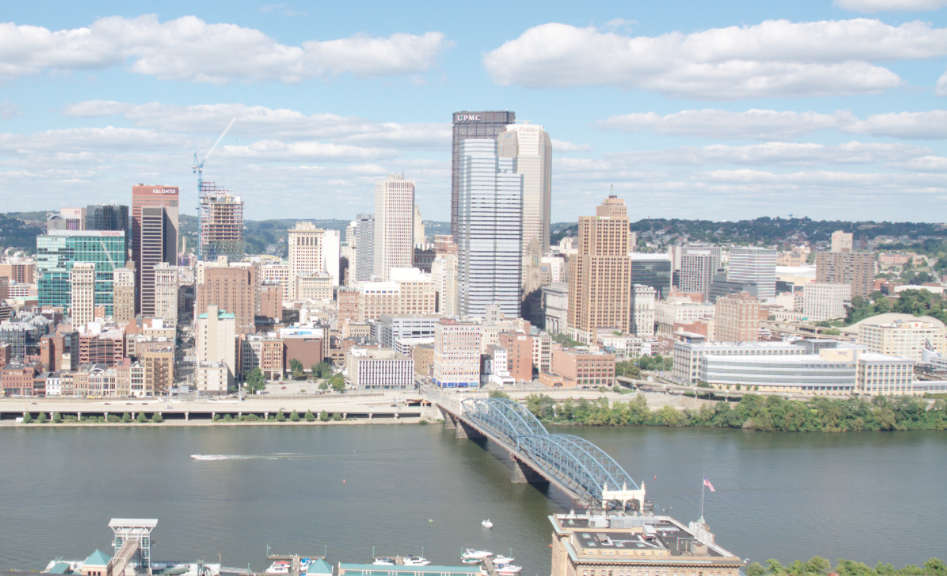
#> input picture hw4/data/incline_L.png, 947 x 576 px
$ jupyter execute --allow-errors q4.ipynb   (text cells are left out)
#> lines starting #> are read from the running program, lines starting #| are printed output that depends on the picture; pictures that were not available may be replaced by others from this repository, and a replacement may not be noted
[cell 1]
# DO NOT MODIFY
import nbimporter
import cv2

import matplotlib.pyplot as plt
import numpy as np

from scipy.ndimage.morphology import distance_transform_edt

from q2 import briefLite,briefMatch,plotMatches
from q3 import computeH_ransac

[cell 2]
# [19 lines left out: function imageStitching, not called in this run]

# # Load the incline images
im1 = cv2.imread("data/incline_L.png")
#> im1 is the input picture: shape (576, 947, 3); mean B, G, R 188.8, 185.2, 178.7
im2 = cv2.imread("data/incline_R.png")
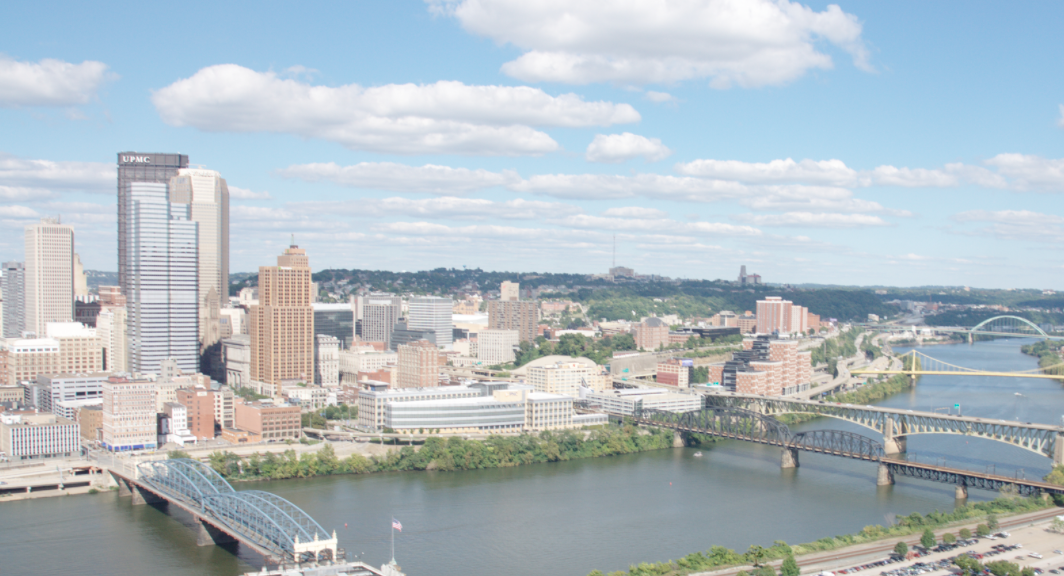
#> input picture hw4/data/incline_R.png, 1064 x 576 px
#> im2 is the input picture: shape (576, 1064, 3); mean B, G, R 195.1, 188.5, 177.3
im1 = cv2.resize(im1, (im2.shape[1], im2.shape[0]))
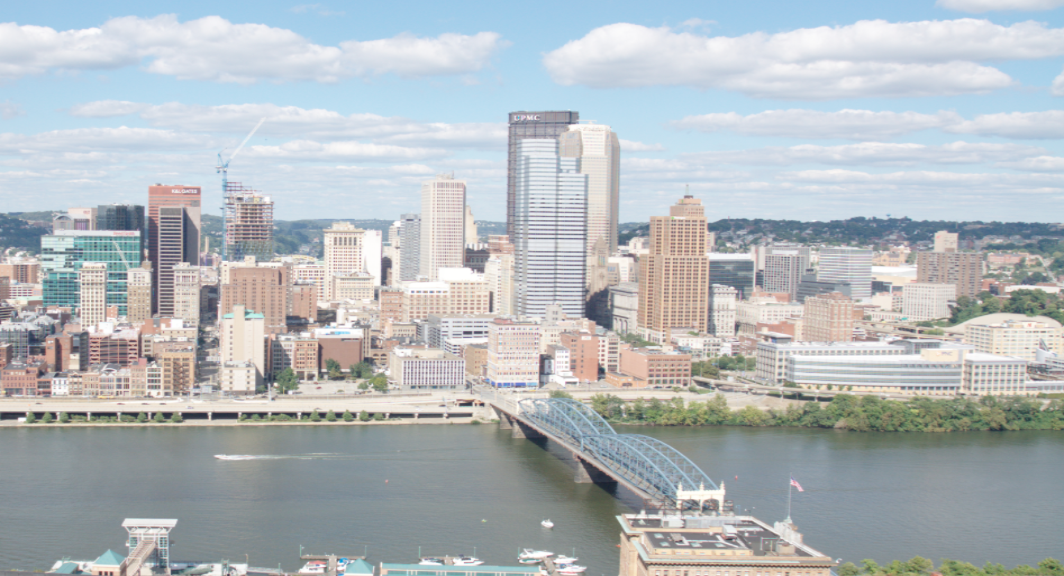
#> im1: shape (576, 1064, 3); mean B, G, R 188.8, 185.2, 178.7

# Find the locations of the feature matches
#> (the rest of this cell did not finish here and is left out)

[cell 3]
# [47 lines left out: function imageStitching_noClip, not called in this run]


# [20 lines of commented-out code are left out]

[cell 4]
def generatePanorama(im1, im2):
    '''
    Gnerate a panorama from two images.

    INPUTS
        im1 and im2 - images to be stitched.
    OUTPUT
        img_pano - the panorama image.
    '''
    # Find the locations of the feature matches
    locs1, desc1 = briefLite(im1)
    locs2, desc2 = briefLite(im2)
    matches = briefMatch(desc1, desc2)

    np_matches = np.array(matches)

    H, inliers = computeH_ransac(np_matches, locs1, locs2)
    print(H)

    # Stitch the images together
    pano_img = imageStitching_noClip(im1, im2, H)
    return pano_img

[cell 5]
img1 = cv2.imread("data/1.jpg")
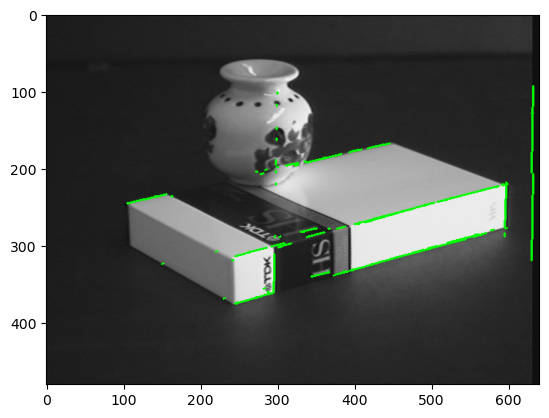
#> input picture hw1/1.png, 549 x 418 px, given in place of 1.jpg, which was not available
#> img1 is the input picture: shape (418, 549, 3); mean B, G, R 100.6, 103, 100.6
img2 = cv2.imread("data/2.jpg")
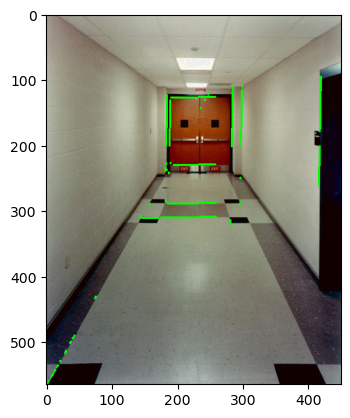
#> input picture hw1/2.png, 350 x 418 px, given in place of 2.jpg, which was not available
#> img2 is the input picture: shape (418, 350, 3); mean B, G, R 141.9, 153.6, 154.5
img1 = cv2.resize(img1, (1024, 720))
#> img1: shape (720, 1024, 3)
img2 = cv2.resize(img2, (1024, 720))
#> img2: shape (720, 1024, 3)
#> (the rest of this cell did not finish here and is left out)

[cell 6]
img1 = cv2.imread("data/1.jpg")
img2 = cv2.imread("data/2.jpg")
img3 = cv2.imread("data/3.jpg")
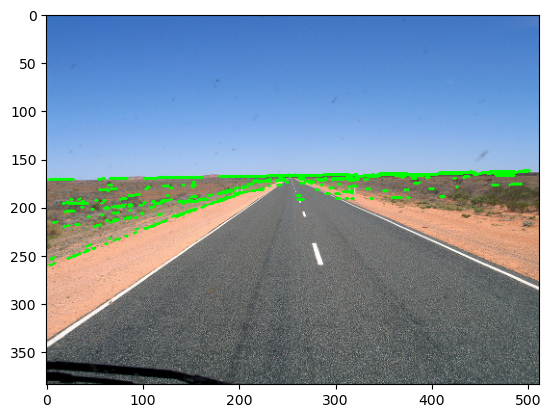
#> input picture hw1/3.png, 551 x 418 px, given in place of 3.jpg, which was not available
#> img3 is the input picture: shape (418, 551, 3); mean B, G, R 171.4, 157.6, 141.7
img4 = cv2.imread("data/4.jpg")
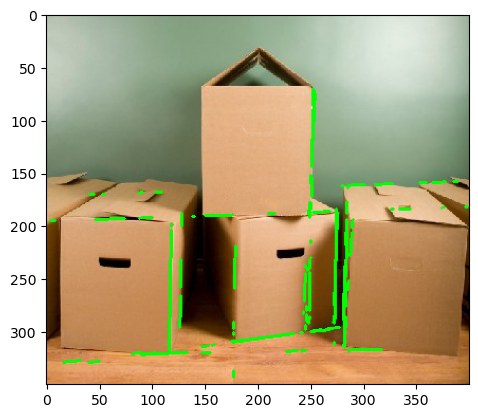
#> input picture hw1/4.png, 478 x 418 px, given in place of 4.jpg, which was not available
#> img4 is the input picture: shape (418, 478, 3); mean B, G, R 136.4, 170.1, 182.8
img5 = cv2.imread("data/5.jpg")
img6 = cv2.imread("data/6.jpg")

img1 = cv2.resize(img1, (img1.shape[0]//4, img1.shape[1]//4))
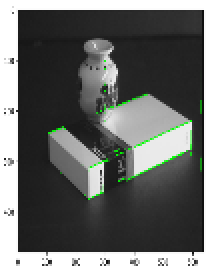
#> img1: shape (137, 104, 3) (shown 2 times larger); mean B, G, R 102.2, 104.2, 102.2
img2 = cv2.resize(img2, (img2.shape[0]//4, img2.shape[1]//4))
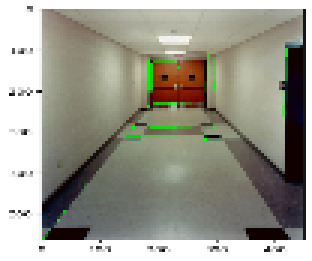
#> img2: shape (87, 104, 3) (shown 3 times larger); mean B, G, R 142.5, 154.3, 155.1
img3 = cv2.resize(img3, (img3.shape[0]//4, img3.shape[1]//4))
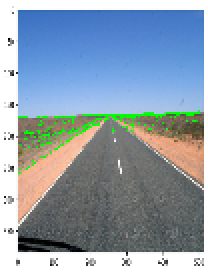
#> img3: shape (137, 104, 3) (shown 2 times larger); mean B, G, R 172.6, 158.6, 142.7
img4 = cv2.resize(img4, (img4.shape[0]//4, img4.shape[1]//4))
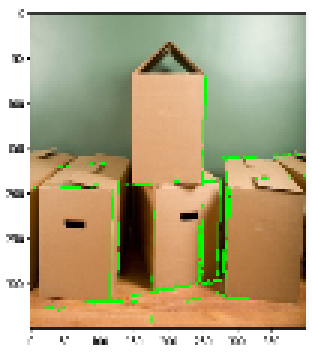
#> img4: shape (119, 104, 3) (shown 3 times larger); mean B, G, R 135.4, 169, 181.6
#> (the rest of this cell did not finish here and is left out)
